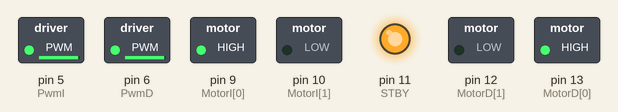
A sketch run on a simulated Arduino Uno, built with avr-gcc and run on an emulated ATmega328P. Shown: switched loads named in the sketch (green lamp = pin HIGH), output pins drawn as LEDs (lit = HIGH).

Above: at 0.1 s.
Timing chart, 0 to 1.6 s (numbered marks = the images above):
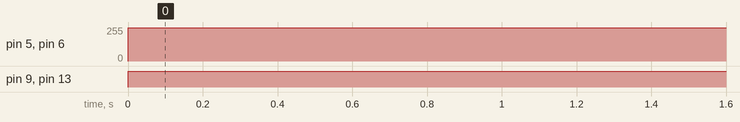

The sketch:

MotorDC.ino
```cpp
// Creado ChepeCarlos de ALSW
// Tutorial Completo en https://nocheprogramacion.com
// Canal Youtube https://youtube.com/alswnet?sub_confirmation=1

//Pines de los motores
int MotorD[2] = {13, 12};
int MotorI[2] = {9, 10};
int PwmD = 6;
int PwmI = 5;
int STBY = 11;

void setup() {
  pinMode(PwmD, OUTPUT);
  pinMode(PwmI, OUTPUT);
  for (int i = 0; i < 2; i++) {
    pinMode(MotorD[i], OUTPUT);
    pinMode(MotorI[i], OUTPUT);
  }
  pinMode(STBY, OUTPUT);
  digitalWrite(STBY, 1);
}

void loop() {
  VelocidadMotor(MotorD, PwmD, 250);//ejemplo de Motor Derecho
  VelocidadMotor(MotorI, PwmI, 250);//ejemplo de Motor Izquierdo
}

//Funcion para Poner una velocidad a un motor
//La velocidad puede ser desde -255 a 255
void VelocidadMotor(int Motor[], int PWM, int Velocidad) {
  if (Velocidad > 0 ) {
    digitalWrite(Motor[0],  1);
    digitalWrite(Motor[1],  0);
  }
  else {
    Velocidad = - Velocidad;
    digitalWrite(Motor[0], 0);
    digitalWrite(Motor[1], 1);
  }
  analogWrite(PWM, Velocidad);
}
```

Measured:
- by itself, pin 5 (PwmI), pin 6 (PwmD): 0/255 → 250/255 at 0.00 s
- by itself, pin 9 (MotorI[0]), pin 13 (MotorD[0]): LOW → HIGH at 0.00 s
